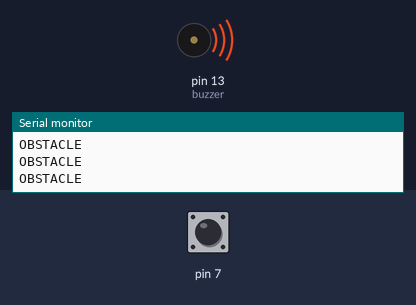
Bench run of a sketch on a simulated Arduino Uno, built with avr-gcc and run on an emulated ATmega328P. Parts: buzzer (waves = sounding), the last lines printed to the serial monitor. The test bench sets the inputs (shaded band); at power-on: pin 7 LOW.

Above: at 1.2 s.
1.3 s: pin 7 driven HIGH
At 1.6 s:
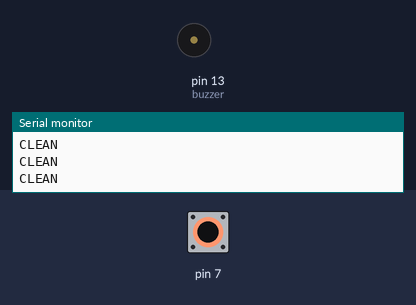
2.8 s: pin 7 driven LOW
At 4.1 s:
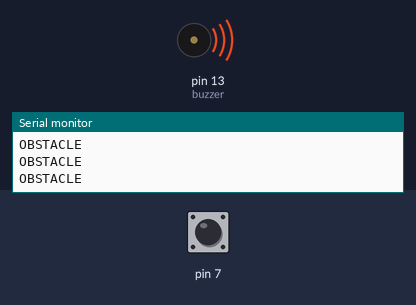
5.8 s: pin 7 pulsed HIGH 2 times (0.12 s each, 0.3 s apart)
At 6.01 s:
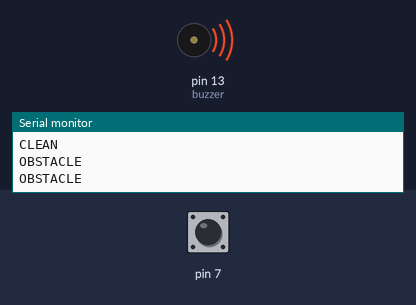
Timing chart, 0 to 8.8 s (numbered marks = the images above; inputs shaded):
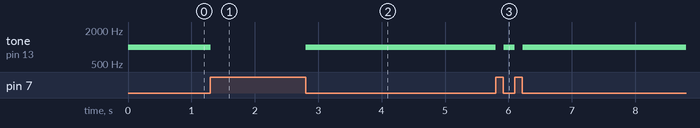

The sketch:

IR_SENSOR_with_buzzer.ino
```cpp
int buzzer=13;
int ir =7;
void setup() {
pinMode (buzzer,OUTPUT);
pinMode(7,INPUT);
Serial.begin(9600);

}

void loop() {
ir =digitalRead(7);
if (ir== HIGH ){

noTone(buzzer);
 Serial.println ("CLEAN");
}


else
{
tone(buzzer,1000);
Serial.println ("OBSTACLE");

}
}
```

Measured:
- after the input at 1.3 s, tone on pin 13 (buzzer): 1000 Hz → silent at once
- after the input at 2.8 s, tone on pin 13 (buzzer): silent → 1000 Hz at once
- after the input at 5.8 s, tone on pin 13 (buzzer): alternates 1000 Hz for 0.18 s and silent for 0.12 s, 4 changes in all, then stays 1000 Hz, starting at once
